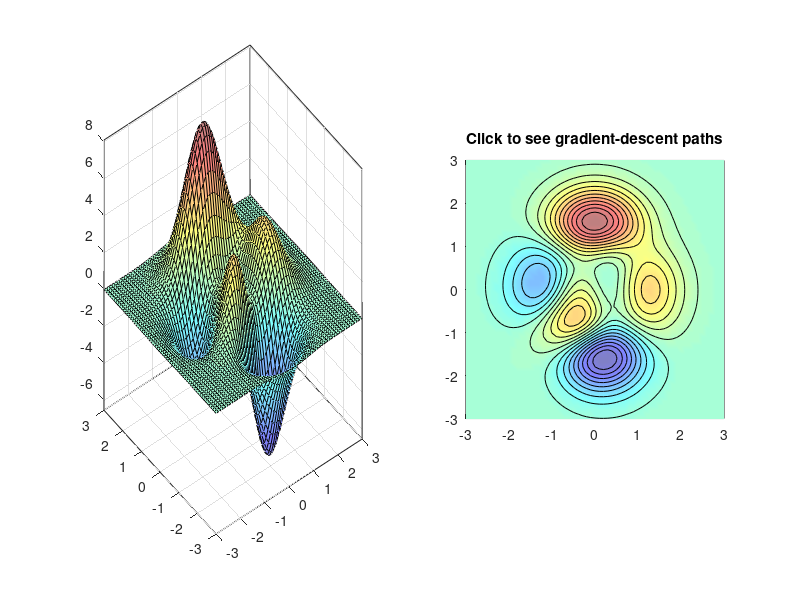

This chart was generated by the following MATLAB code:
%gradientDescentDemo: Interactive demo of Gradient descent paths on "peaks" surface
%
%	Usage:
%		gradientDescentDemo
%
%	Description:
%		gradientDescentDemo gives interactive demo of gradient descent paths on "peaks" surface
%
%	Example:
%		gradientDescentDemo

%	Category: Demos
%	Roger Jang, 19961016, 20080801

%figure('name', 'Gradient Descent', 'NumberTitle', 'off');
subplot(1,2,1);
x=-3:.1:3;
y=-3:.1:3;
[xx,yy]=meshgrid(x,y);
zz=peaks(xx,yy);
surf(xx, yy, zz);
axis([-inf inf -inf inf -inf inf]);
colormap((jet+white)/2);
%ball3dH = line(nan, nan, nan, 'marker', '.', 'markersize', 10, 'erase', 'none', 'color', 'k');
ball3dH = line(nan, nan, nan, 'marker', '.', 'markersize', 10, 'color', 'k');
%segment3dH = line(nan, nan, nan, 'erase', 'none', 'color', 'r');
segment3dH = line(nan, nan, nan, 'color', 'r');
set(gca, 'box', 'on');

%figure('name', 'Gradient Descent', 'NumberTitle', 'off');
subplot(1,2,2);
h=pcolor(xx,yy,zz);
hold on
colormap((jet+white)/2);
[junk, contourH] = contour(xx, yy, zz, 20, 'k-');   % Why the contours are missing???
shading interp;
%[px,py]=gradient(zz,.2,.2);
%quiver(x,y,-px,-py,2,'k');
hold off;
axis([-3 3 -3 3]); axis square;
%ball2dH = line(nan, nan, 'marker', '.', 'markersize', 10, 'erase', 'none', 'color', 'k');
ball2dH = line(nan, nan, 'marker', '.', 'markersize', 10, 'color', 'k');

%segment2dH = line([nan nan], [nan nan], 'erase', 'none', 'color', 'r');
segment2dH = line([nan nan], [nan nan], 'color', 'r');
title('Click to see gradient-descent paths');

AxisH = gca; FigH = gcf;
obj_fcn = 'peaksFunc';
eta = 0.1;

% The following is for animation
% action when button is first pushed down
% This action draws GD path on 2D plot only
action1a = ['curr_info=get(AxisH, ''currentPoint'');', ...
	'x=curr_info(1,1);y=curr_info(1,2);z=feval(obj_fcn,x,y);', ...
	'set(ball2dH,''xdata'',x,''ydata'',y);', ...
	'set(ball3dH,''xdata'',x,''ydata'',y,''zdata'',z);', ...
	'for i=1:100,', ...
	'grad=feval(obj_fcn,x,y,1);', ...
	'tmp=-grad/norm(grad);', ...
	'new_x=x+eta*tmp(1);', ...
	'new_y=y+eta*tmp(2);', ...
	'set(segment2dH,''xdata'',[x,new_x],''ydata'',[y,new_y]);', ...
	'x = new_x;', ...
	'y = new_y;', ...
	'end'];
% This action draws GD path on 3D surface too
action1b = ['curr_info=get(AxisH, ''currentPoint'');', ...
	'x=curr_info(1,1);y=curr_info(1,2);z=feval(obj_fcn,x,y);', ...
	'set(ball2dH,''xdata'',x,''ydata'',y);', ...
	'set(ball3dH,''xdata'',x,''ydata'',y,''zdata'',z);', ...
	'for i=1:100,', ...
	'grad=feval(obj_fcn,x,y,1);', ...
	'tmp=-grad/norm(grad);', ...
	'new_x=x+eta*tmp(1);', ...
	'new_y=y+eta*tmp(2);', ...
	'new_z=feval(obj_fcn,new_x,new_y);', ...
	'set(segment2dH,''xdata'',[x,new_x],''ydata'',[y,new_y]);', ...
	'set(segment3dH,''xdata'',[x,new_x],''ydata'',[y,new_y],''zdata'',[z,new_z]);', ...
	'x = new_x;', ...
	'y = new_y;', ...
	'z = new_z;', ...
	'end'];
action1 = action1b;

% actions after the mouse is pushed down
action2 = action1;
% action when button is released
action3 = action1;

% temporary storage for the recall in the down_action
set(AxisH,'UserData',action2);

% set action when the mouse is pushed down
down_action=['set(FigH,''WindowButtonMotionFcn'',get(AxisH,''UserData''));', action1];
set(FigH,'WindowButtonDownFcn',down_action);

% set action when the mouse is released
up_action=['set(FigH,''WindowButtonMotionFcn'','' '');', action3];
set(FigH,'WindowButtonUpFcn',up_action);
